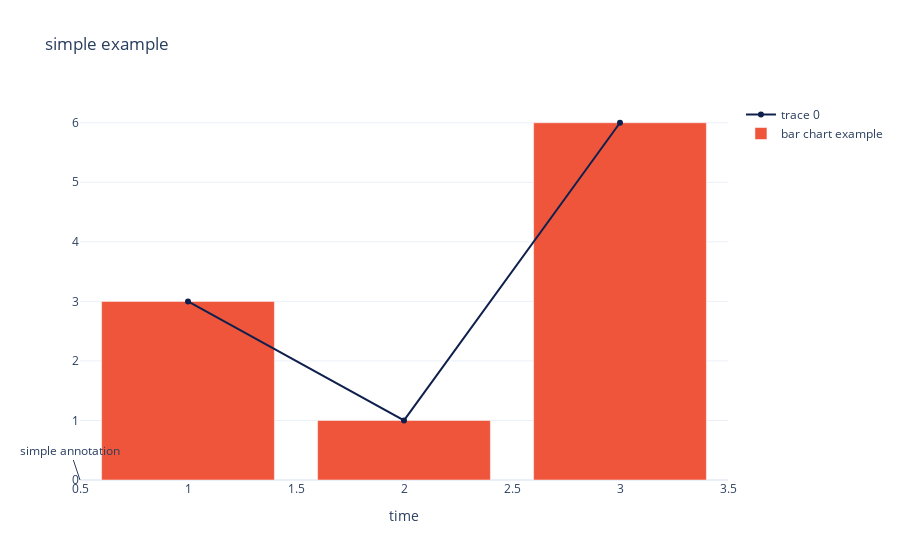

Source (notebook cell):
### Markdown cell above
Аттрибуты, описывающие график, помещаются в две категории: **trace** (объекты, описывающие распределение данных) и **layout** (аттрибуты, относящиеся ко всей остальной части графика - название, подпись осей, аннотации и т.д.).

Простой пример:

### Code cell
fig = go.Figure([
    go.Scatter(                         # all "scatter" attributes: /python/reference/#scatter
        x=[1, 2, 3],                    # more about "x":  /python/reference/#scatter-x
        y=[3, 1, 6],                    # more about "y":  /python/reference/#scatter-y
        marker=dict(                    # marker is an dict, marker keys: /python/reference/#scatter-marker
            color="rgb(16, 32, 77)"     # more about marker's "color": /python/reference/#scatter-marker-color
        )
    ),
    go.Bar(                         # all "bar" chart attributes: /python/reference/#bar
        x=[1, 2, 3],                # more about "x": /python/reference/#bar-x
        y=[3, 1, 6],                # /python/reference/#bar-y
        name="bar chart example"    # /python/reference/#bar-name
    )
])

fig.update_layout(             # all "layout" attributes: /python/reference/#layout
    title="simple example",     # more about "layout's" "title": /python/reference/#layout-title
    xaxis=dict(                 # all "layout's" "xaxis" attributes: /python/reference/#layout-xaxis
        title="time"            # more about "layout's" "xaxis's" "title": /python/reference/#layout-xaxis-title
    ),
    annotations=[
        dict(                            # all "annotation" attributes: /python/reference/#layout-annotations
            text="simple annotation",    # /python/reference/#layout-annotations-text
            x=0,                         # /python/reference/#layout-annotations-x
            xref="paper",                # /python/reference/#layout-annotations-xref
            y=0,                         # /python/reference/#layout-annotations-y
            yref="paper"                 # /python/reference/#layout-annotations-yref
        )
    ]
)

fig.show()

### Figure 1 — Plotly figure (JSON) as saved in the notebook; plotly's stock layout.template omitted (floating-point values rounded to 4 significant figures)
{"data": [{"marker": {"color": "rgb(16, 32, 77)"}, "type": "scatter", "x": [1, 2, 3], "y": [3, 1, 6]}, {"name": "bar chart example", "type": "bar", "x": [1, 2, 3], "y": [3, 1, 6]}], "layout": {"annotations": [{"text": "simple annotation", "x": 0, "xref": "paper", "y": 0, "yref": "paper"}], "title": {"text": "simple example"}, "xaxis": {"title": {"text": "time"}}}}
